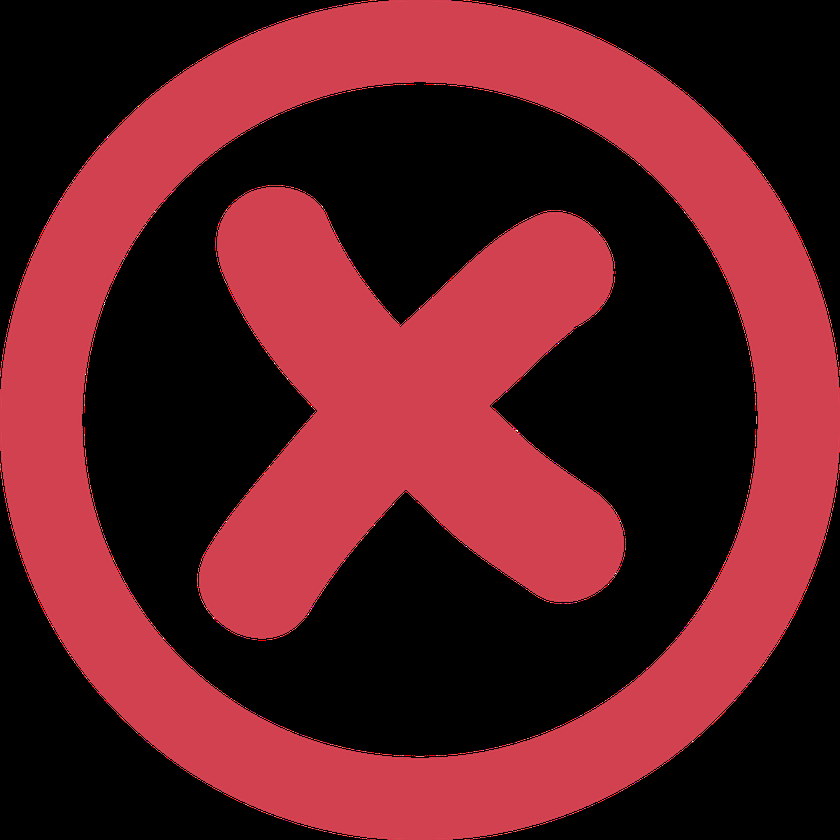
#> input picture Flinder_v13/delete.png, 840 x 840 px, shrunk from 1997 x 1997 before the run
$ python -i image_manipulation.py   (imports and definitions only)
#> lines starting #> are read from the running program, lines starting #| are printed output that depends on the picture; after the words box and inside, x2 and y2 are one past the last pixel; in counts of white or black regions, pixels touching at a corner belong together
#> further down, picture is the input picture: shape (840, 840, 3); mean B, G, R 35.3, 28.7, 92.6
import cv2MAXPIX
import cv2
import numpy as np
from scipy.interpolate import interp1d
import multiprocessing as mp

MID_SPECTRUM_VALUE = 255./2.

def filtering_extreme_values(v):
    v = v.astype(np.float32)

    spread=20
    liminf=MID_SPECTRUM_VALUE-spread
    limsup=MID_SPECTRUM_VALUE+spread

    mid=MID_SPECTRUM_VALUE

    a=mid/(mid-liminf)
    b=-a*liminf

    cond=v<mid
    v[cond]=a*v[cond]+b

    a=(mid-255)/(mid-limsup)
    b=255-a*limsup

    cond=v>mid
    v[cond]=a*v[cond]+b

    v[v<0]=0
    v[v>255]=255

    return v.astype(np.uint8)

def high_contrast(image):
    b,g,r = cv2.split(image)
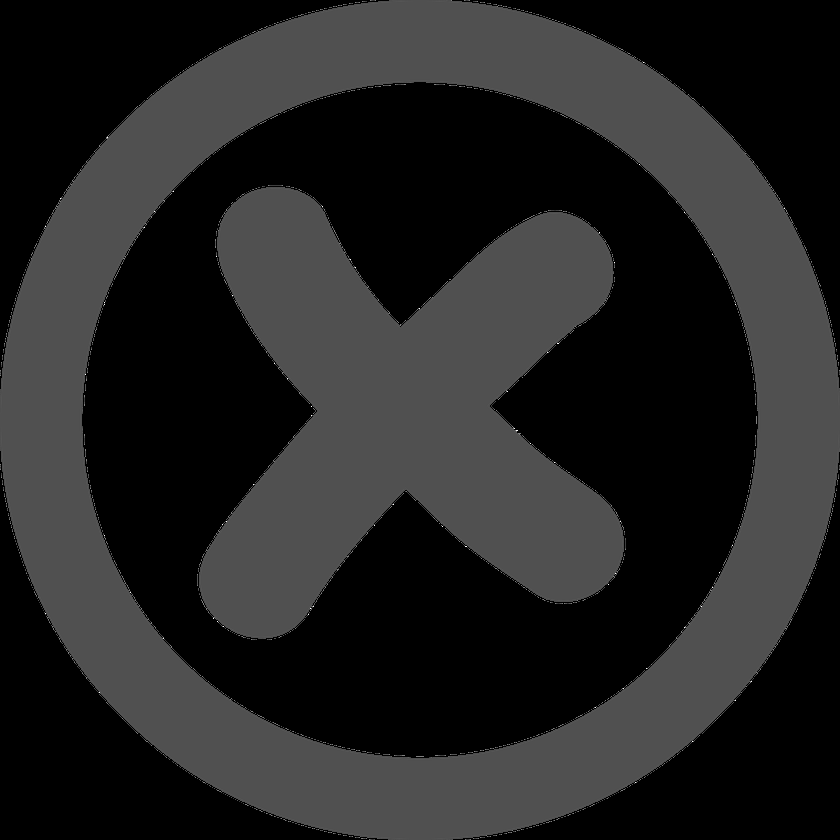
#> b: shape (840, 840); min 0, max 255, mean 35.3
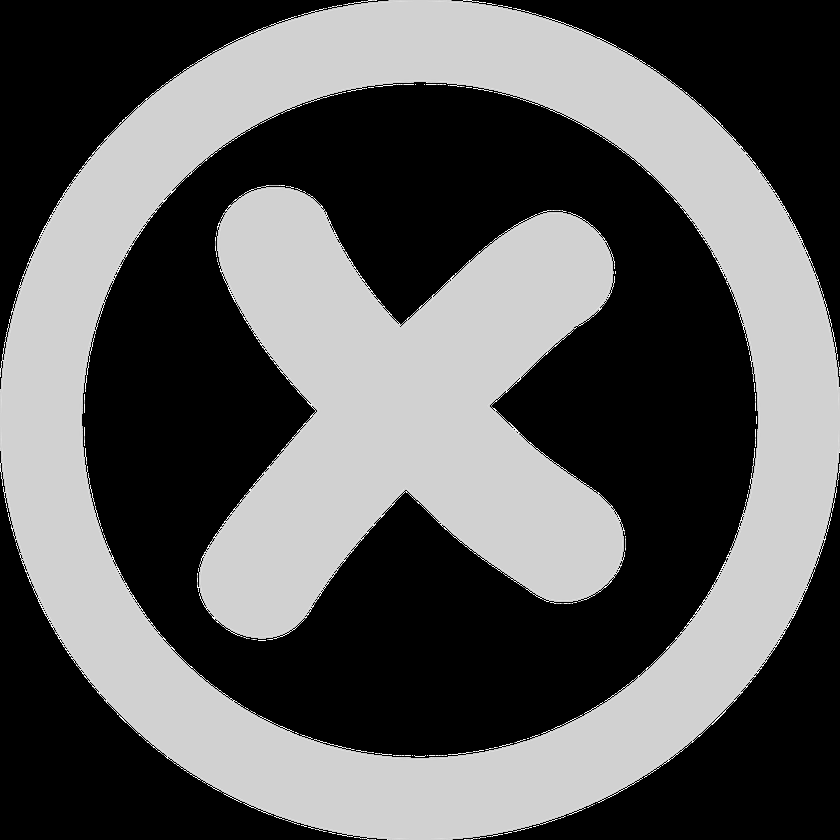
#> r: shape (840, 840); min 0, max 255, mean 92.6

    b_hc=filtering_extreme_values(b)
#> in filtering_extreme_values, `cond=v<mid`:
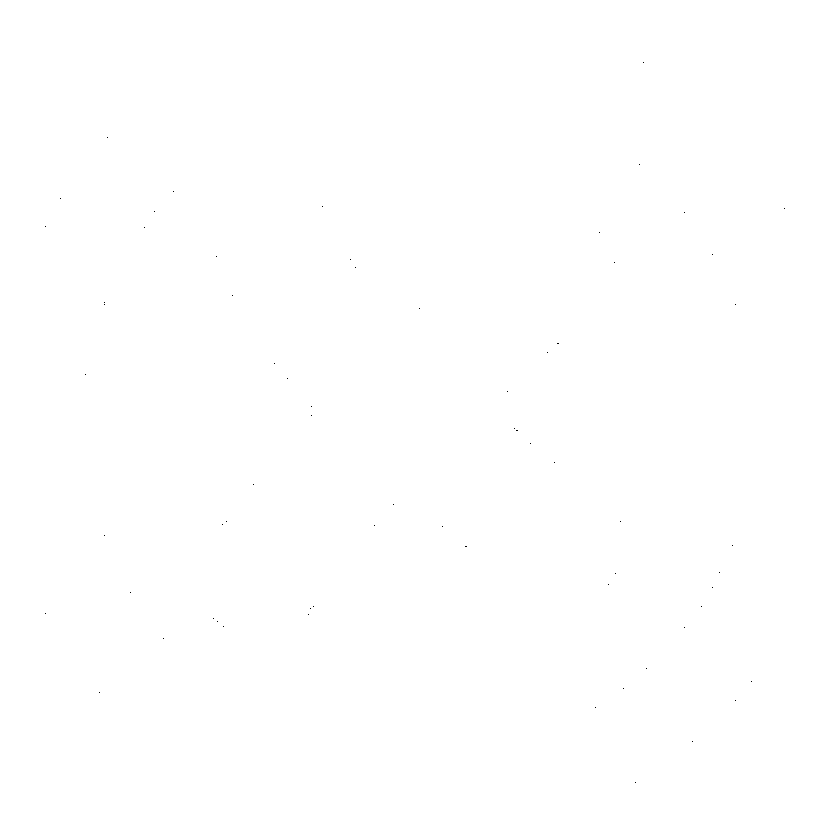
#> cond: shape (840, 840) bool; 100% white; black in thin lines or dots, all inside (x1, y1, x2, y2) = (45, 62, 785, 783)
#> in filtering_extreme_values, `v[cond]=a*v[cond]+b`: v: shape (840, 840) float32; min -685.3, max 940.3, mean -460.5
#> in filtering_extreme_values, `v[v>255]=255`: v: shape (840, 840) float32; min 0, max 255, mean 0.2
    g_hc=filtering_extreme_values(g)
#> in filtering_extreme_values (call 2), `cond=v<mid`: cond: shape (840, 840) bool; 100% white; black in thin lines or dots, all inside (x1, y1, x2, y2) = (85, 106, 764, 742)
#> in filtering_extreme_values (call 2), `v[cond]=a*v[cond]+b`: v: shape (840, 840) float32; min -685.3, max 940.3, mean -502.5
#> in filtering_extreme_values (call 2), `v[v>255]=255`: v: shape (840, 840) float32; min 0, max 255, mean 0.2
    r_hc=filtering_extreme_values(r)
#> in filtering_extreme_values (call 3), `cond=v<mid`:
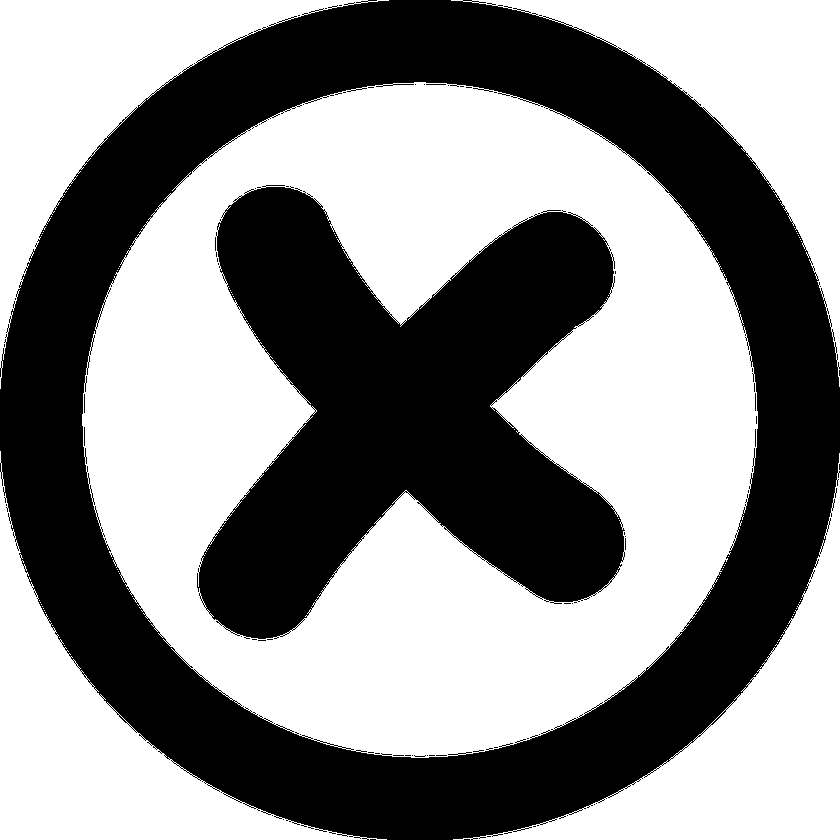
#> cond: shape (840, 840) bool; 55.9% white; 71 black regions (68 under 20 px), largest, box (x1, y1, x2, y2) and area: (0, 0, 840, 840) 201452, (197, 185, 625, 639) 109623, (426, 84, 446, 85) 20
#> in filtering_extreme_values (call 3), `v[v<0]=0`:
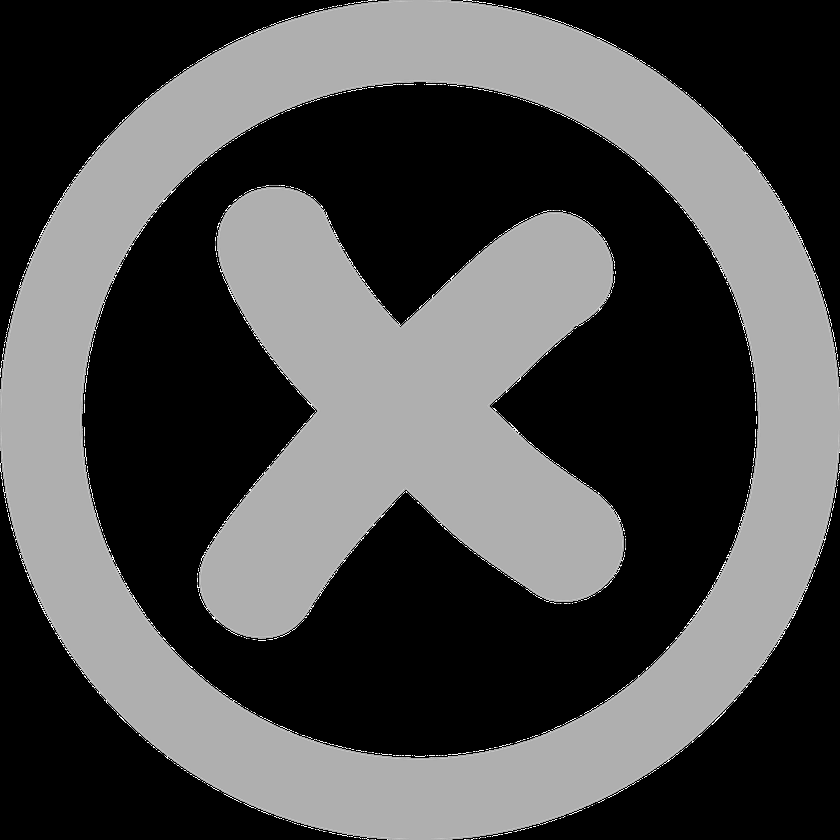
#> v: shape (840, 840) float32; min 0, max 940.3, mean 287.2; drawn with min black and max white

    image = cv2.merge((b_hc,g_hc,r_hc))
    image = cv2.medianBlur(image,11)
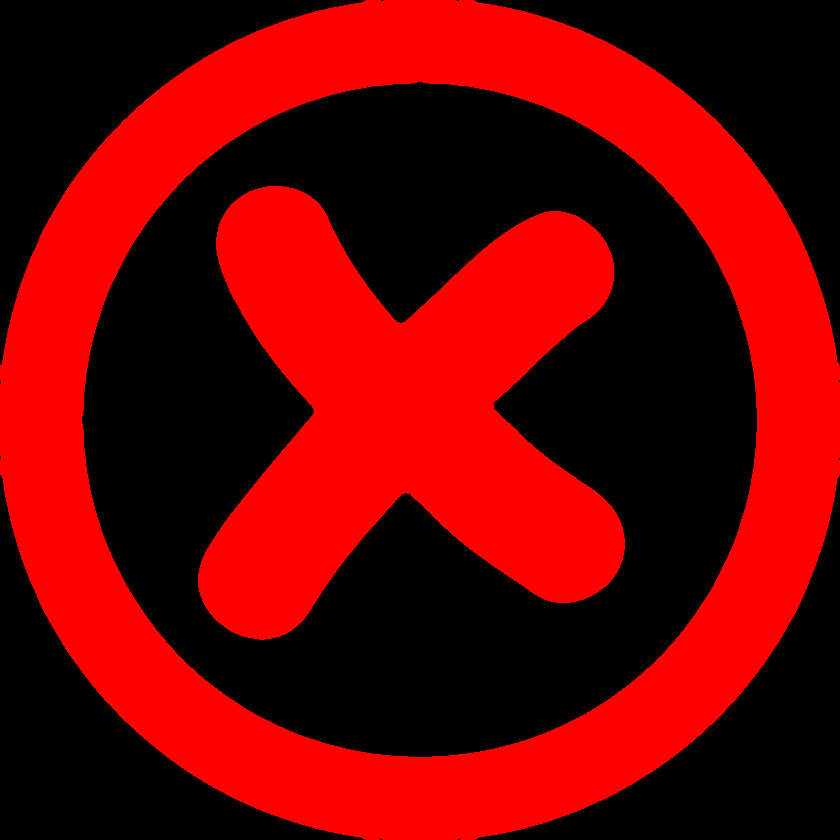
#> image: shape (840, 840, 3); mean B, G, R 0, 0, 112.7

    return image

# [73 lines left out: functions extract_kbgr_from_image, trim, read_calibration, read_calibration_details, find_minmax_calibration_segment, get_mask_values, not called in this run]

>>> import cv2
>>> picture = cv2.imread('delete.png')
>>> result = high_contrast(picture)

$ run again, on Flinder_v13/validate.png
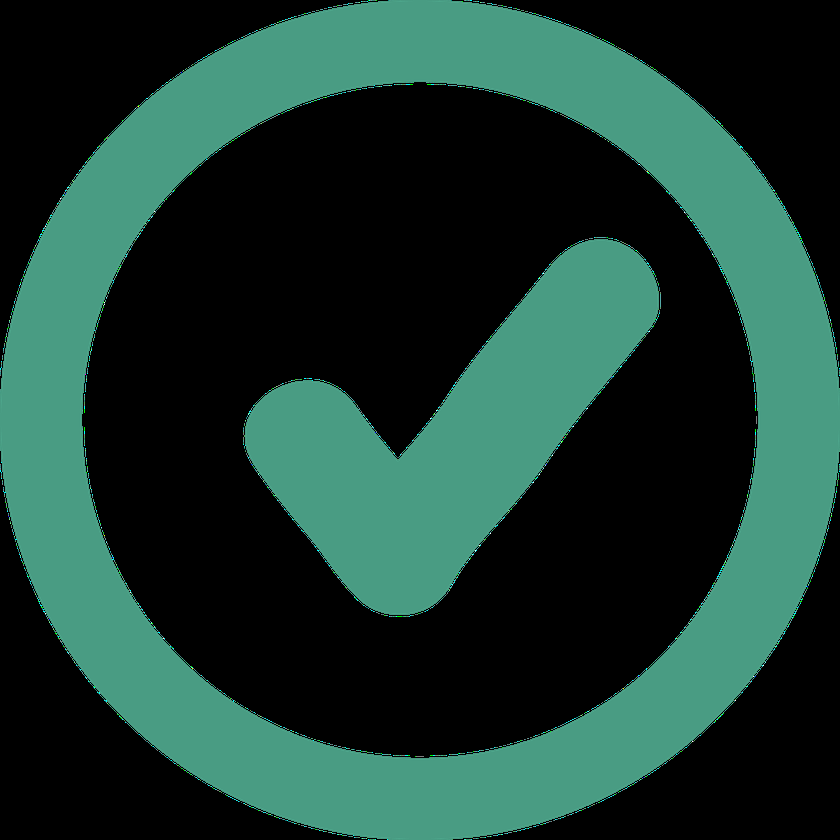
#> input picture Flinder_v13/validate.png, 840 x 840 px, shrunk from 1997 x 1997 before the run
#> picture is the input picture: shape (840, 840, 3); mean B, G, R 50, 59.6, 27.8
#> in filtering_extreme_values, `cond=v<mid`:
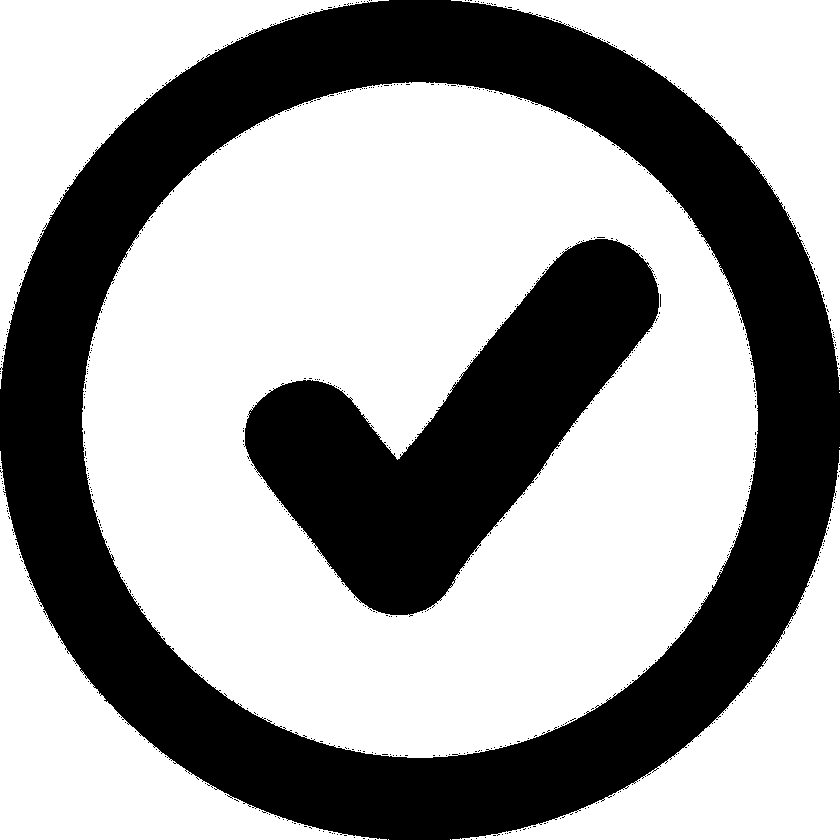
#> cond: shape (840, 840) bool; 62.5% white; 647 black regions (645 under 20 px), largest, box (x1, y1, x2, y2) and area: (0, 0, 840, 840) 197911, (244, 239, 659, 617) 65834
#> in high_contrast, `image = cv2.medianBlur(image,11)`:
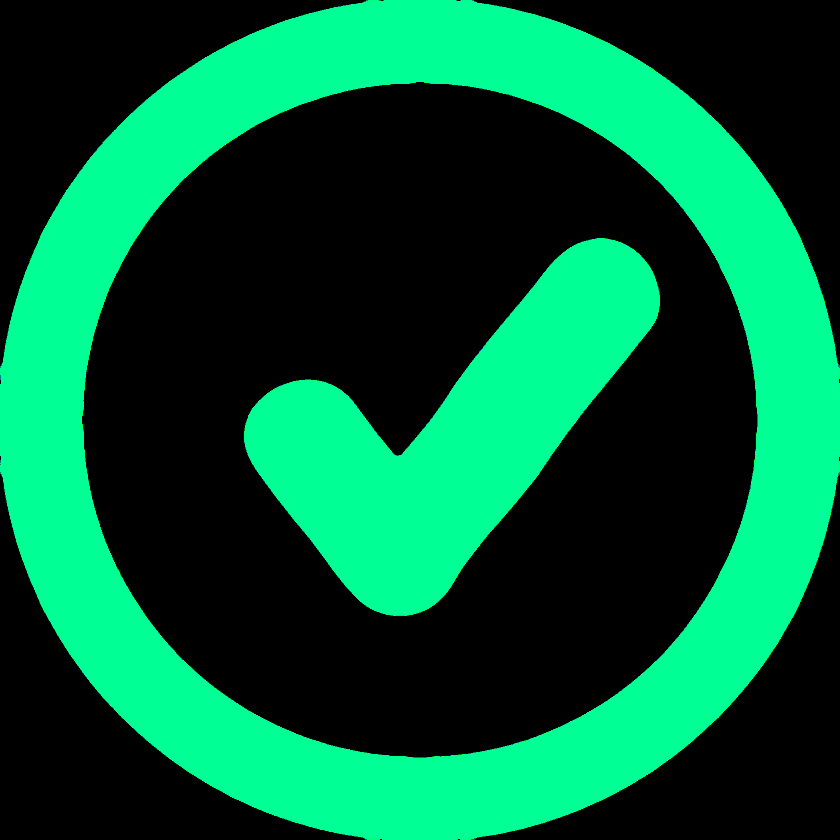
#> image: shape (840, 840, 3); mean B, G, R 56.4, 96.7, 0
